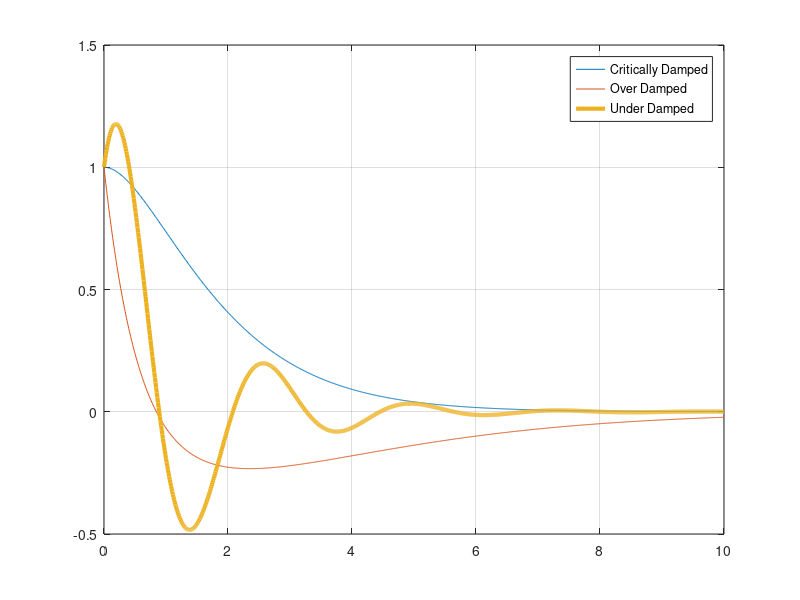

The MATLAB source for this figure:
X = linspace(0,10,1000);
Y1 = exp(-X)+X.*exp(-X);
Y2 = exp(-2*X)+(-1/3)*X.*exp(-.5*X);
Y3 = exp(-.75*X).*(cos(sqrt(7)*X)+sin(sqrt(7)*X));

figure
plot(X,Y1,X,Y2,X,Y3,'LineWidth',3)
legend('Critically Damped', 'Over Damped', 'Under Damped')
grid on